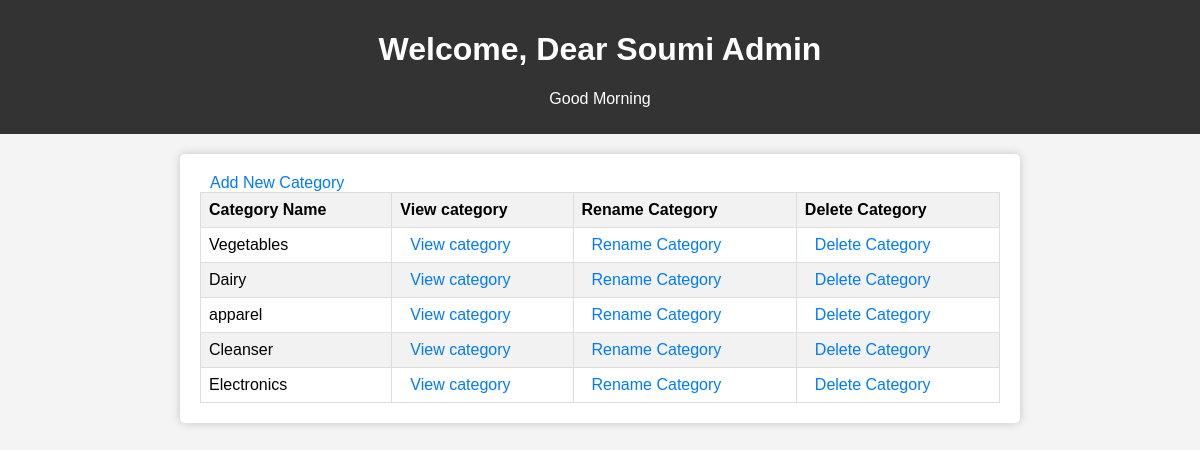
Page /admin_dashboard on the committed database.
### models.py (models this page shows)
class Section(db.Model):
        id = db.Column(db.Integer, primary_key = True, autoincrement=True)
        name = db.Column(db.String(200), nullable = False)
        products = relationship('Product', backref='section', lazy=True, order_by='desc(Product.id)', cascade="all, delete-orphan")

### main.py (the view)
@app.route('/admin_dashboard')
def admin_dashboard():
    section=Section.query.all()
    return render_template('admin_dashboard.html',blahblah=section)

### templates/admin_dashboard.html (shortened to what this page needs)
<!DOCTYPE html>
<html lang="en">
<head>
</head>
<body>
    <header>
        <h1>Welcome, Dear Soumi Admin</h1>
        <p>Good Morning</p>
    </header>
    <div class="container">
        <a href="/add_category">Add New Category</a>
        <table class="styled-table">
            <thead>
                <tr>
                    <th>Category Name</th>
                    <th> View category</th>
                    <th>Rename Category</th>
                    <th>Delete Category</th>
                </tr>
            </thead>
            <tbody>
                {% for blah in blahblah %}
                    <tr>
                        <td>{{ blah.name }}</td>
                        <td><a href="/view_category/{{ blah['id'] }}">View category</a></td>
                        <td><a href="/rename_category/{{ blah['id'] }}">Rename Category</a></td>
                        <td><a href="/confirm_delete_category/{{ blah['id'] }}">Delete Category</a></td>
                    </tr>
                {% endfor %}
            </tbody>
        </table>
    </div>
</body>
</html>

### templates/admin_dashboard.html (style rules this page uses)
body { font-family: Arial, sans-serif; margin: 0; padding: 0; background-color: #f4f4f4; }
header { background-color: #333; color: #fff; text-align: center; padding: 10px; }
.container { max-width: 800px; margin: 20px auto; padding: 20px; background-color: #fff; border-radius: 5px; box-shadow: 0 0 10px rgba(0, 0, 0, 0.2); }
a { text-decoration: none; color: #007BFF; margin-left: 10px; }
.styled-table { border-collapse: collapse; width: 100%; }
.styled-table th, .styled-table td { border: 1px solid #ddd; padding: 8px; text-align: left; }
.styled-table th { background-color: #f2f2f2; }
.styled-table tr:nth-child(even) { background-color: #f2f2f2; }

### rows in the picture
Section: name "Vegetables"
Section: name "Dairy"
Section: name "apparel"
Section: name "Cleanser"
Section: name "Electronics"
